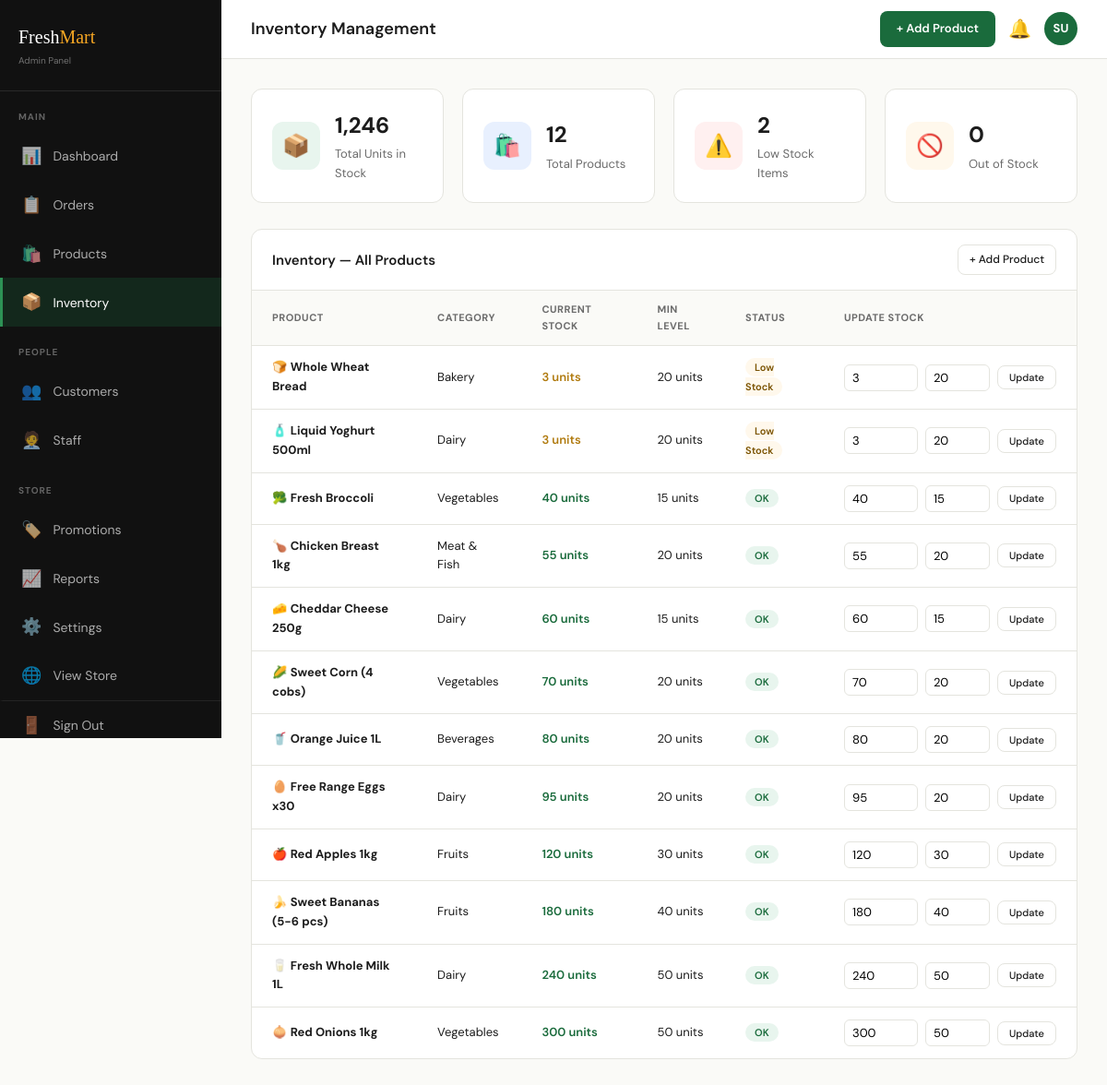
The app's page /admin/inventory.php (signed in) with its own data.
### tables this page shows
CREATE TABLE products (
  id INT AUTO_INCREMENT PRIMARY KEY,
  name VARCHAR(200) NOT NULL,
  description TEXT,
  category_id INT,
  price DECIMAL(12,2) NOT NULL,
  old_price DECIMAL(12,2),
  weight VARCHAR(50),
  stock INT DEFAULT 0,
  min_stock INT DEFAULT 10,
  emoji VARCHAR(10) DEFAULT '🛍️',
  badge ENUM('none','new','sale') DEFAULT 'none',
  is_active TINYINT(1) DEFAULT 1,
  created_at DATETIME DEFAULT CURRENT_TIMESTAMP,
  FOREIGN KEY (category_id) REFERENCES categories(id)
);

CREATE TABLE categories (
  id INT AUTO_INCREMENT PRIMARY KEY,
  name VARCHAR(100) NOT NULL,
  icon VARCHAR(10),
  slug VARCHAR(100) UNIQUE NOT NULL,
  is_active TINYINT(1) DEFAULT 1
);

### admin/inventory.php (the view, shortened to what this page needs)
<?php
require_once '../includes/config.php';
$totalUnits  = $conn->query("SELECT COALESCE(SUM(stock),0) AS s FROM products WHERE is_active=1")->fetch_assoc()['s'];
$lowCount    = $conn->query("SELECT COUNT(*) AS c FROM products WHERE stock<=min_stock AND is_active=1")->fetch_assoc()['c'];
$outOfStock  = $conn->query("SELECT COUNT(*) AS c FROM products WHERE stock=0 AND is_active=1")->fetch_assoc()['c'];
$totalProducts = $conn->query("SELECT COUNT(*) AS c FROM products WHERE is_active=1")->fetch_assoc()['c'];
$products = $conn->query("
    SELECT p.*, c.name AS cat_name
    FROM products p
    LEFT JOIN categories c ON c.id=p.category_id
    WHERE p.is_active=1
    ORDER BY p.stock ASC
");
include 'includes/sidebar.php';
?>
<div class="stats-row" style="margin-bottom:28px;">
  <div class="stat-card"><div class="stat-icon green">📦</div><div><h3><?= number_format($totalUnits) ?></h3><p>Total Units in Stock</p></div></div>
  <div class="stat-card"><div class="stat-icon blue">🛍️</div><div><h3><?= $totalProducts ?></h3><p>Total Products</p></div></div>
  <div class="stat-card"><div class="stat-icon red">⚠️</div><div><h3><?= $lowCount ?></h3><p>Low Stock Items</p></div></div>
  <div class="stat-card"><div class="stat-icon orange">🚫</div><div><h3><?= $outOfStock ?></h3><p>Out of Stock</p></div></div>
</div>
<div class="admin-card">
  <div class="admin-card-head">
    <h3>Inventory — All Products</h3>
    <a href="/freshmart/admin/products.php?action=add" class="qa-btn" style="font-size:12px;padding:6px 12px;">+ Add Product</a>
  </div>
  <table class="admin-table">
    <thead>
      <tr><th>Product</th><th>Category</th><th>Current Stock</th><th>Min Level</th><th>Status</th><th>Update Stock</th></tr>
    </thead>
    <tbody>
      <?php while ($p = $products->fetch_assoc()):
        $status = $p['stock'] === 0 ? ['cancelled','Out of Stock'] :
                  ($p['stock'] <= $p['min_stock'] ? ['pending','Low Stock'] : ['done','OK']);
      ?>
      <tr>
        <td><?= $p['emoji'] ?> <strong><?= htmlspecialchars($p['name']) ?></strong></td>
        <td><?= htmlspecialchars($p['cat_name']) ?></td>
        <td style="font-weight:600;color:<?= $p['stock']===0 ? 'var(--red)' : ($p['stock']<=$p['min_stock'] ? '#b07a0e' : 'var(--green)') ?>;">
          <?= $p['stock'] ?> units
        </td>
        <td><?= $p['min_stock'] ?> units</td>
        <td><span class="status-badge <?= $status[0] ?>"><?= $status[1] ?></span></td>
        <td>
          <form method="POST" style="display:flex;gap:8px;align-items:center;">
            <input type="number" name="stock" value="<?= $p['stock'] ?>" min="0"
              style="width:80px;padding:5px 8px;border-radius:6px;border:1.5px solid var(--border);font-family:var(--font-body);font-size:13px;">
            <input type="number" name="min_stock" value="<?= $p['min_stock'] ?>" min="1"
              style="width:70px;padding:5px 8px;border-radius:6px;border:1.5px solid var(--border);font-family:var(--font-body);font-size:13px;"
              title="Min stock level">
            <button type="submit" class="qa-btn" style="font-size:11px;padding:5px 12px;">Update</button>
          </form>
        </td>
      </tr>
      <?php endwhile; ?>
    </tbody>
  </table>
</div>
<?php include 'includes/footer.php'; ?>

### assets/css/style.css (style rules this page uses)
:root { --green: #1a6b3c; --green-light: #e8f5ee; --green-mid: #2d9155; --accent: #f5a623; --accent-light: #fff8ec; --red: #e02b2b; --red-light: #fff0f0; --bg: #fafaf7; --white: #ffffff; --dark: #1c1c1c; --gray: #6b6b6b; --gray-light: #f0f0ec; --border: #e4e4de; --font-head: 'Playfair Display', Georgia, serif; --font-body: 'DM Sans', system-ui, sans-serif; --shadow: 0 2px 16px rgba(0,0,0,0.07); --shadow-lg: 0 8px 40px rgba(0,0,0,0.12); --radius: 12px; --radius-sm: 8px; --transition: all 0.22s ease; }
* { box-sizing: border-box; margin: 0; padding: 0; }
body { font-family: var(--font-body); background: var(--bg); color: var(--dark); font-size: 15px; line-height: 1.6; }
a { text-decoration: none; }
.stats-row { display: grid; grid-template-columns: repeat(auto-fit, minmax(200px,1fr)); gap: 20px; margin-bottom: 32px; }
.stat-card { background: var(--white); border-radius: var(--radius); border: 1px solid var(--border); padding: 20px 22px; display: flex; align-items: center; gap: 16px; }
.stat-icon { width: 52px; height: 52px; border-radius: 12px; display: flex; align-items: center; justify-content: center; font-size: 24px; min-width: 52px; }
.stat-icon.green { background: var(--green-light); }
.stat-icon.blue { background: #e8f0fe; }
.stat-icon.orange { background: var(--accent-light); }
.stat-icon.red { background: var(--red-light); }
.stat-card h3 { font-size: 24px; font-weight: 700; margin-bottom: 2px; }
.stat-card p { font-size: 13px; color: var(--gray); }
.admin-card { background: var(--white); border-radius: var(--radius); border: 1px solid var(--border); overflow: hidden; }
.admin-card-head { padding: 16px 22px; border-bottom: 1px solid var(--border); display: flex; align-items: center; justify-content: space-between; }
.admin-card-head h3 { font-size: 15px; font-weight: 600; }
.admin-table { width: 100%; border-collapse: collapse; }
.admin-table th { font-size: 11px; font-weight: 700; text-transform: uppercase; letter-spacing: 0.5px; color: var(--gray); padding: 12px 22px; background: var(--bg); text-align: left; }
.admin-table td { padding: 13px 22px; border-top: 1px solid var(--border); font-size: 13px; }
.qa-btn { display: flex; align-items: center; gap: 8px; padding: 8px 14px; border-radius: var(--radius-sm); border: 1.5px solid var(--border); background: var(--white); font-family: var(--font-body); font-size: 13px; font-weight: 500; cursor: pointer; transition: var(--transition); color: var(--dark); }

### admin/inventory.php (style rules this page uses)
.status-badge { padding:3px 10px;border-radius:20px;font-size:11px;font-weight:600; }
.status-badge.done { background:var(--green-light);color:var(--green); }
.status-badge.pending { background:var(--accent-light);color:#7a5200; }

### records on screen
products: emoji "🍞", name "Whole Wheat Bread", category.name "Bakery", stock "3", min_stock "20", stock+min_stock "Low Stock"
products: emoji "🧴", name "Liquid Yoghurt 500ml", category.name "Dairy", stock "3", min_stock "20", stock+min_stock "Low Stock"
products: emoji "🥦", name "Fresh Broccoli", category.name "Vegetables", stock "40", min_stock "15", stock+min_stock "OK"
products: emoji "🍗", name "Chicken Breast 1kg", category.name "Meat & Fish", stock "55", min_stock "20", stock+min_stock "OK"
products: emoji "🧀", name "Cheddar Cheese 250g", category.name "Dairy", stock "60", min_stock "15", stock+min_stock "OK"
products: emoji "🌽", name "Sweet Corn (4 cobs)", category.name "Vegetables", stock "70", min_stock "20", stock+min_stock "OK"
products: emoji "🥤", name "Orange Juice 1L", category.name "Beverages", stock "80", min_stock "20", stock+min_stock "OK"
products: emoji "🥚", name "Free Range Eggs x30", category.name "Dairy", stock "95", min_stock "20", stock+min_stock "OK"
products: emoji "🍎", name "Red Apples 1kg", category.name "Fruits", stock "120", min_stock "30", stock+min_stock "OK"
products: emoji "🍌", name "Sweet Bananas (5-6 pcs)", category.name "Fruits", stock "180", min_stock "40", stock+min_stock "OK"
products: emoji "🥛", name "Fresh Whole Milk 1L", category.name "Dairy", stock "240", min_stock "50", stock+min_stock "OK"
products: emoji "🧅", name "Red Onions 1kg", category.name "Vegetables", stock "300", min_stock "50", stock+min_stock "OK"

### other values on screen
$pageTitle "Inventory Management"
substr($_SESSION['admin_name'] ?? 'A', 0, 2) "SU"
$totalUnits "1,246"
$totalProducts "12"
$lowCount "2"
$outOfStock "0"
